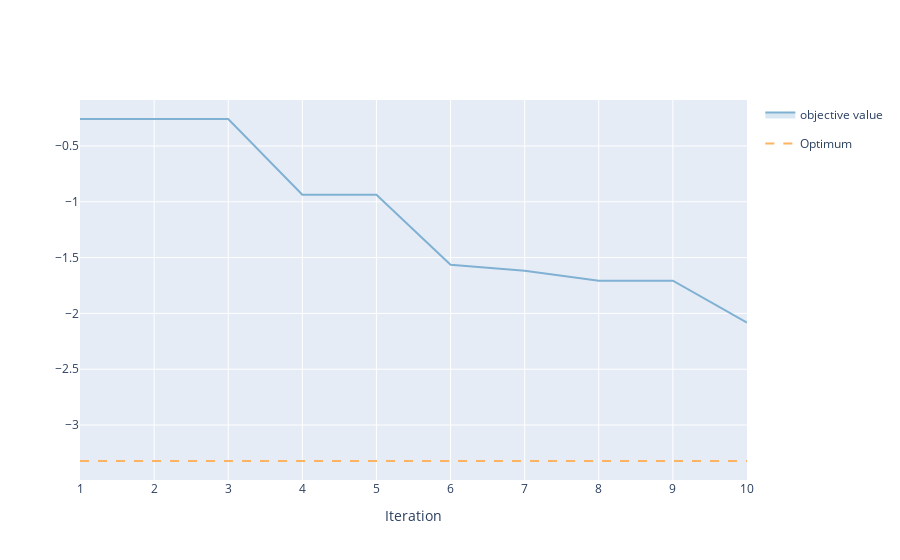

The code cell stored with this chart in its notebook:
### Code cell
import numpy as np
from ax.plot.trace import optimization_trace_single_method
from ax.utils.notebook.plotting import render

objective_means = np.array([[trial.objective_mean for trial in exp.trials.values()]])
best_objective_plot = optimization_trace_single_method(
    y=np.minimum.accumulate(objective_means, axis=1),
    optimum=-3.32237
)
render(best_objective_plot)

### Figure 1 — Plotly figure (JSON) as saved in the notebook; plotly's stock layout.template omitted (floating-point values rounded to 4 significant figures)
{"data": [{"hoverinfo": "none", "legendgroup": "", "line": {"width": 0}, "mode": "lines", "showlegend": false, "type": "scatter", "x": [1, 2, 3, 4, 5, 6, 7, 8, 9, 10], "y": [-0.2585, -0.2585, -0.2585, -0.9377, -0.9377, -1.565, -1.619, -1.707, -1.707, -2.083]}, {"fill": "tonexty", "fillcolor": "rgba(128,177,211,0.3)", "legendgroup": "objective value", "line": {"color": "rgba(128,177,211,1)"}, "mode": "lines", "name": "objective value", "type": "scatter", "x": [1, 2, 3, 4, 5, 6, 7, 8, 9, 10], "y": [-0.2585, -0.2585, -0.2585, -0.9377, -0.9377, -1.565, -1.619, -1.707, -1.707, -2.083]}, {"fill": "tonexty", "fillcolor": "rgba(128,177,211,0.3)", "hoverinfo": "none", "legendgroup": "", "line": {"width": 0}, "mode": "lines", "showlegend": false, "type": "scatter", "x": [1, 2, 3, 4, 5, 6, 7, 8, 9, 10], "y": [-0.2585, -0.2585, -0.2585, -0.9377, -0.9377, -1.565, -1.619, -1.707, -1.707, -2.083]}, {"line": {"color": "rgba(253,180,98,1)", "dash": "dash"}, "mode": "lines", "name": "Optimum", "type": "scatter", "x": [1, 10], "y": [-3.322, -3.322]}], "layout": {"showlegend": true, "title": {"text": ""}, "xaxis": {"title": {"text": "Iteration"}}, "yaxis": {"title": {"text": ""}}}}
